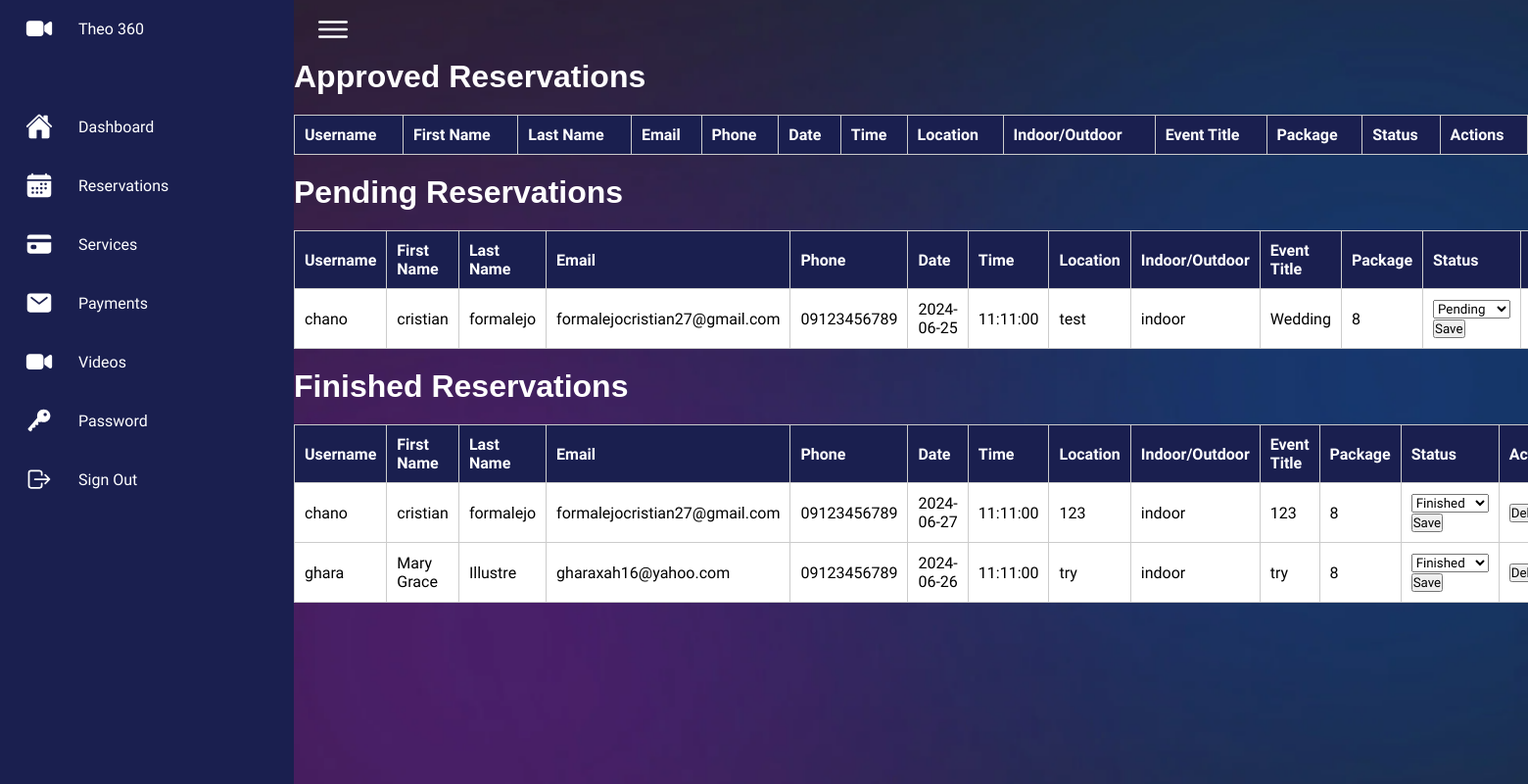
/reservation.php (signed in), run on the app's committed database.
### tables this page shows
CREATE TABLE `bookings` (
  `booking_id` int(11) NOT NULL,
  `user_id` int(11) NOT NULL,
  `service_id` int(11) NOT NULL,
  `date` date DEFAULT NULL,
  `time` time DEFAULT NULL,
  `location` varchar(255) DEFAULT NULL,
  `indoor_outdoor` varchar(50) DEFAULT NULL,
  `event_title` varchar(255) DEFAULT NULL,
  `status` varchar(255) NOT NULL DEFAULT 'pending'
);

CREATE TABLE `users` (
  `user_id` int(11) NOT NULL,
  `email` varchar(255) NOT NULL,
  `first_name` varchar(255) NOT NULL,
  `last_name` varchar(255) NOT NULL,
  `username` varchar(255) NOT NULL,
  `password` varchar(255) NOT NULL,
  `p_num` varchar(225) NOT NULL,
  `role` enum('user','admin','s-admin') DEFAULT 'user'
);

CREATE TABLE `services` (
  `service_id` int(11) NOT NULL,
  `service_name` varchar(255) NOT NULL,
  `service_desc` text NOT NULL,
  `service_price` decimal(10,2) NOT NULL
);

### reservation.php (the view, shortened to what this page needs)
<!DOCTYPE html>
<html lang="en">
<head>
    <link rel="stylesheet" href="assets/css/reservation.css">
    <link rel="stylesheet" href="./assets/css/style.css?v=<?php echo time();?>">
</head>
<body>
<?php include("sidebar.php");?>
        <div class="container" id="approved-section" class="section">
            <h1>Approved Reservations</h1>
            <table>
                <thead>
                    <tr>
                        <th>Username</th>
                        <th>First Name</th>
                        <th>Last Name</th>
                        <th>Email</th>
                        <th>Phone</th>
                        <th>Date</th>
                        <th>Time</th>
                        <th>Location</th>
                        <th>Indoor/Outdoor</th>
                        <th>Event Title</th>
                        <th>Package</th>
                        <th>Status</th>
                        <th>Actions</th>
                    </tr>
                </thead>
                    <?php
                    include("classes/database.php");
                    ?>
            </table>
        </div>
        <div class="container" id="pending-section" class="section active">
            <h1>Pending Reservations</h1>
            <table>
                <thead>
                    <tr>
                        <th>Username</th>
                        <th>First Name</th>
                        <th>Last Name</th>
                        <th>Email</th>
                        <th>Phone</th>
                        <th>Date</th>
                        <th>Time</th>
                        <th>Location</th>
                        <th>Indoor/Outdoor</th>
                        <th>Event Title</th>
                        <th>Package</th>
                        <th>Status</th>
                        <th>Actions</th>
                    </tr>
                </thead>
                <tbody id="pending-reservations">
                    <?php
                    try {
                        $query = $pdo->query("SELECT
                        bookings.booking_id,
                        users.user_id,
                        services.service_id,
                        bookings.date,
                        bookings.time,
                        bookings.location,
                        bookings.indoor_outdoor,
                        bookings.event_title,
                        bookings.status,
                        users.first_name,
                        users.last_name,
                        users.username,
                        users.email,
                        users.p_num
                        FROM
                        bookings
                    INNER JOIN users on bookings.user_id = users.user_id
                    INNER JOIN services on bookings.service_id = services.service_id WHERE status = 'pending'");
                        while ($row = $query->fetch(PDO::FETCH_ASSOC)) {
                            echo "<tr>";
                            echo "<td>" . htmlspecialchars($row['username']) . "</td>";
                            echo "<td>" . htmlspecialchars($row['first_name']) . "</td>";
                            echo "<td>" . htmlspecialchars($row['last_name']) . "</td>";
                            echo "<td>" . htmlspecialchars($row['email']) . "</td>";
                            echo "<td>" . htmlspecialchars($row['p_num']) . "</td>";
                            echo "<td>" . htmlspecialchars($row['date']) . "</td>";
                            echo "<td>" . htmlspecialchars($row['time']) . "</td>";
                            echo "<td>" . htmlspecialchars($row['location']) . "</td>";
                            echo "<td>" . htmlspecialchars($row['indoor_outdoor']) . "</td>";
                            echo "<td>" . htmlspecialchars($row['event_title']) . "</td>";
                            echo "<td>" . htmlspecialchars($row['service_id']) . "</td>";
                            echo "<td>
                                <select class='status-dropdown' onchange='updateStatus(this, " . $row['booking_id'] . ")'>
                                    <option value='approved'" . ($row['status'] == 'approved' ? ' selected' : '') . ">Approved</option>
                                    <option value='pending'" . ($row['status'] == 'pending' ? ' selected' : '') . ">Pending</option>
                                    <option value='finished'" . ($row['status'] == 'finished' ? ' selected' : '') . ">Finished</option>
                                </select>
                                <button onclick='saveStatus(this, " . $row['booking_id'] . ")'>Save</button>
                            </td>";
                            echo "<td><button onclick='deleteReservation(" . $row['booking_id'] . ")'>Delete</button></td>";
                            echo "</tr>";
                        }
                    } catch (Exception $e) {
                        echo "Error: " . $e->getMessage();
                    }
                    ?>
                </tbody>
            </table>
        </div>
        <div class="container" id="finished-section" class="section">
            <h1>Finished Reservations</h1>
            <table>
                <thead>
                    <tr>
                        <th>Username</th>
                        <th>First Name</th>
                        <th>Last Name</th>
                        <th>Email</th>
                        <th>Phone</th>
                        <th>Date</th>
                        <th>Time</th>
                        <th>Location</th>
                        <th>Indoor/Outdoor</th>
                        <th>Event Title</th>
                        <th>Package</th>
                        <th>Status</th>
                        <th>Actions</th>
                    </tr>
                </thead>
                <tbody id="finished-reservations">
                    <?php
                    try {
                        $query = $pdo->query("SELECT
                        bookings.booking_id,
                        users.user_id,
                        services.service_id,
                        bookings.date,
                        bookings.time,
                        bookings.location,
                        bookings.indoor_outdoor,
                        bookings.event_title,
                        bookings.status,
                        users.first_name,
                        users.last_name,
                        users.username,
                        users.email,
                        users.p_num
                        FROM
                        bookings
                    INNER JOIN users on bookings.user_id = users.user_id
                    INNER JOIN services on bookings.service_id = services.service_id WHERE status = 'finished'");
                        while ($row = $query->fetch(PDO::FETCH_ASSOC)) {
                            echo "<tr>";
                            echo "<td>" . htmlspecialchars($row['username']) . "</td>";
                            echo "<td>" . htmlspecialchars($row['first_name']) . "</td>";
                            echo "<td>" . htmlspecialchars($row['last_name']) . "</td>";
                            echo "<td>" . htmlspecialchars($row['email']) . "</td>";
                            echo "<td>" . htmlspecialchars($row['p_num']) . "</td>";
                            echo "<td>" . htmlspecialchars($row['date']) . "</td>";
                            echo "<td>" . htmlspecialchars($row['time']) . "</td>";
                            echo "<td>" . htmlspecialchars($row['location']) . "</td>";
                            echo "<td>" . htmlspecialchars($row['indoor_outdoor']) . "</td>";
                            echo "<td>" . htmlspecialchars($row['event_title']) . "</td>";
                            echo "<td>" . htmlspecialchars($row['service_id']) . "</td>";
                            echo "<td>
                                <select class='status-dropdown' onchange='updateStatus(this, " . $row['booking_id'] . ")'>
                                    <option value='approved'" . ($row['status'] == 'approved' ? ' selected' : '') . ">Approved</option>
                                    <option value='pending'" . ($row['status'] == 'pending' ? ' selected' : '') . ">Pending</option>
                                    <option value='finished'" . ($row['status'] == 'finished' ? ' selected' : '') . ">Finished</option>
                                </select>
                                <button onclick='saveStatus(this, " . $row['booking_id'] . ")'>Save</button>
                            </td>";
                            echo "<td><button onclick='deleteReservation(" . $row['booking_id'] . ")'>Delete</button></td>";
                            echo "</tr>";
                        }
                    } catch (Exception $e) {
                        echo "Error: " . $e->getMessage();
                    }
                    ?>
                </tbody>
            </table>
        </div>
</body>
</html>

### assets/css/reservation.css (style rules this page uses)
:root { --blue: #1A1F4F; --white: #fff; --gray: #f5f5f5; --black1: #222; --black2: #999; --purple: #69185B; }
h1 { color: var(--white); margin-bottom: 20px; font-family: 'Franklin Gothic Medium', 'Arial Narrow', Arial, sans-serif; }
body { background-image: url('../imgs/back.png'); background-position: center; background-size: cover; }
table { width: 100%; border-collapse: collapse; }
table, th, td { border: 1px solid #ccc; background-color: var(--white); }
th, td { padding: 10px; text-align: left; }
th { background-color: var(--blue); color: white; }

### assets/css/style.css (style rules this page uses)
* { font-family: "Ubuntu", sans-serif; margin: 0; padding: 0; box-sizing: border-box; }
:root { --blue: #1A1F4F; --white: #fff; --gray: #f5f5f5; --black1: #222; --black2: #999; --purple: #69185B; }
body { min-height: 100vh; overflow-x: hidden; background-image: url('../imgs/bg.png'); background-position: center; background-size: cover; }
.container { position: relative; width: 100%; }

### reservation.php (style rules this page uses)
.main .container { margin-bottom: 20px; }

### data on the page
bookings: user.username "chano", user.first_name "cristian", user.last_name "formalejo", user.email "formalejocristian27@gmail.com", user.p_num "09123456789", date "2024-06-25", time "11:11:00", location "test", indoor_outdoor "indoor", event_title "Wedding", service.service_id "8", status+booking_id "Pending"
bookings: user.username "chano", user.first_name "cristian", user.last_name "formalejo", user.email "formalejocristian27@gmail.com", user.p_num "09123456789", date "2024-06-27", time "11:11:00", location "123", indoor_outdoor "indoor", event_title "123", service.service_id "8", status+booking_id "Finished"
bookings: user.username "ghara", user.first_name "Mary Grace", user.last_name "Illustre", user.email "gharaxah16@yahoo.com", user.p_num "09123456789", date "2024-06-26", time "11:11:00", location "try", indoor_outdoor "indoor", event_title "try", service.service_id "8", status+booking_id "Finished"
